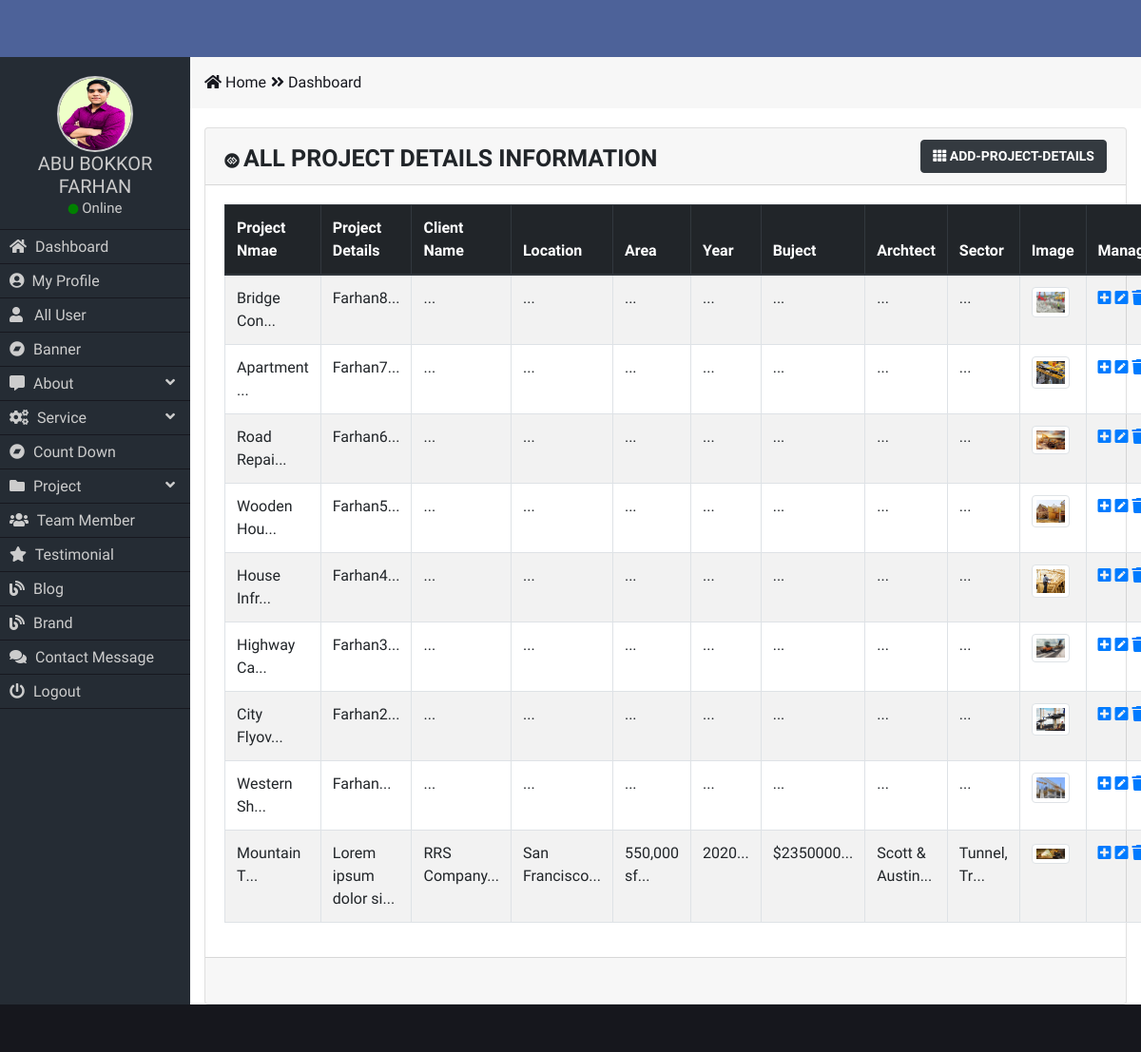
The app's page /dashboard/all-project-details.php (signed in) with its own data.
### tables this page shows
CREATE TABLE `project_details` (
  `p_id` int(11) NOT NULL,
  `p_name` varchar(100) NOT NULL,
  `p_details` text NOT NULL,
  `p_client` varchar(50) NOT NULL,
  `p_location` varchar(200) NOT NULL,
  `p_area` varchar(200) NOT NULL,
  `p_year` varchar(15) NOT NULL,
  `p_buject` varchar(30) NOT NULL,
  `p_architect` varchar(100) NOT NULL,
  `p_sector` varchar(100) NOT NULL,
  `p_img` varchar(100) NOT NULL
);

### dashboard/all-project-details.php (the view, shortened to what this page needs)
<?php
require_once('functions/function.php');
if($_SESSION['user_role_id']!=5 ){
 ?>
							<div class="main_content_part">
								<div class="card text-center">
									<div class="card-header">
										<div class="row">
											<div class="col-md-8">
												<div class="card_header_title text-left">
													<i class="fab fa-gg-circle"></i>
													<h5 class="d-inline-block">ALL PROJECT DETAILS INFORMATION</h5>
												</div>
											</div>
											<div class="col-md-4 text-right">
												<a href="add-project-details.php" class="btn text-white btn-dark"><i class="fas fa-th "></i> ADD-PROJECT-DETAILS</a>
											</div>
										</div>
									</div>
									<div class="card-body">
										<div class="row">
											<div class="col-md-12">
												<table class="table table-hover table-bordered table-striped table_data text-left">
													<thead class="thead-dark">
														<tr>
															<th scope="col">Project Nmae</th>
															<th scope="col">Project Details</th>
															<th scope="col">Client Name</th>
															<th scope="col">Location</th>
															<th scope="col">Area</th>
															<th scope="col">Year</th>
															<th scope="col">Buject</th>
															<th scope="col">Archtect</th>
															<th scope="col">Sector</th>
															<th scope="col">Image</th>
															<th scope="col">Manage</th>
														</tr>
													</thead>
													<tbody>
                            <?php
                              $sel="SELECT * FROM project_details ORDER BY p_id DESC";
                              $Q=mysqli_query($conn,$sel);
                              while($project=mysqli_fetch_assoc($Q)){
                             ?>
														<tr>
															<td><?=substr($project['p_name'],0,10)?>...</td>
															<td><?=substr($project['p_details'],0,20)?>...</td>
															<td><?=substr($project['p_client'],0,20)?>...</td>
															<td><?=substr($project['p_location'],0,20)?>...</td>
															<td><?=substr($project['p_area'],0,20)?>...</td>
															<td><?=substr($project['p_year'],0,10)?>...</td>
															<td><?=substr($project['p_buject'],0,8)?>...</td>
															<td><?=substr($project['p_architect'],0,20)?>...</td>
															<td><?=substr($project['p_sector'],0,10)?>...</td>
															<td><img src="uploads/<?=$project['p_img']?>" alt=""style="max-height:40px; max-width:40px;" class="img-thumbnail"></td>
															<td>
																<a href="view-project-details.php?pdv=<?=$project['p_id']?>"><i class="fas fa-plus-square"></i></a>
																<a href="edit-project-details.php?pde=<?=$project['p_id']?>"><i class="fas fa-pen-square"></i></a>
																<a href="delete-project-details.php?pdd=<?=$project['p_id']?>"><i class="fas fa-trash "></i></a>
															</td>
														</tr>
                            <?Php } ?>
													</tbody>
												</table>
											</div>
										</div>
									</div>
									<div class="card-footer text-muted">
									</div>
								</div>
							</div>
<?php
}else {
  header('Location:index.php');
}
?>

### dashboard/css/style.css (style rules this page uses)
* { margin: 0; padding: 0; outline: 0; }
body { overflow-x: hidden; font-family: "Rajdhani", sans-serif; }
a, a:hover { text-decoration: none; }
img { vertical-align: middle; }
a, p, h1, h2, h3, h4, h5, h6, ol, ul, span { padding: 0; margin: 0; }
.main_content_part { margin-top: 20px; }
.card_header_title h5 { font-weight: bold; font-size: 25px; text-transform: uppercase; padding-top: 5px; }
.card-header a { font-size: 14px; font-weight: bold; }

### records on screen
project_details: p_name "Bridge Con", p_details "Farhan8", p_img (picture)
project_details: p_name "Apartment", p_details "Farhan7", p_img (picture)
project_details: p_name "Road Repai", p_details "Farhan6", p_img (picture)
project_details: p_name "Wooden Hou", p_details "Farhan5", p_img (picture)
project_details: p_name "House Infr", p_details "Farhan4", p_img (picture)
project_details: p_name "Highway Ca", p_details "Farhan3", p_img (picture)
project_details: p_name "City Flyov", p_details "Farhan2", p_img (picture)
project_details: p_name "Western Sh", p_details "Farhan", p_img (picture)
project_details: p_name "Mountain T", p_details "Lorem ipsum dolor si", p_client "RRS Company", p_location "San Francisco", p_area "550,000 sf", p_year "2020", p_buject "$2350000", p_architect "Scott & Austin", p_sector "Tunnel, Tr", p_img (picture)

### other values on screen
$_SESSION['user_name'] "ABU BOKKOR FARHAN"
